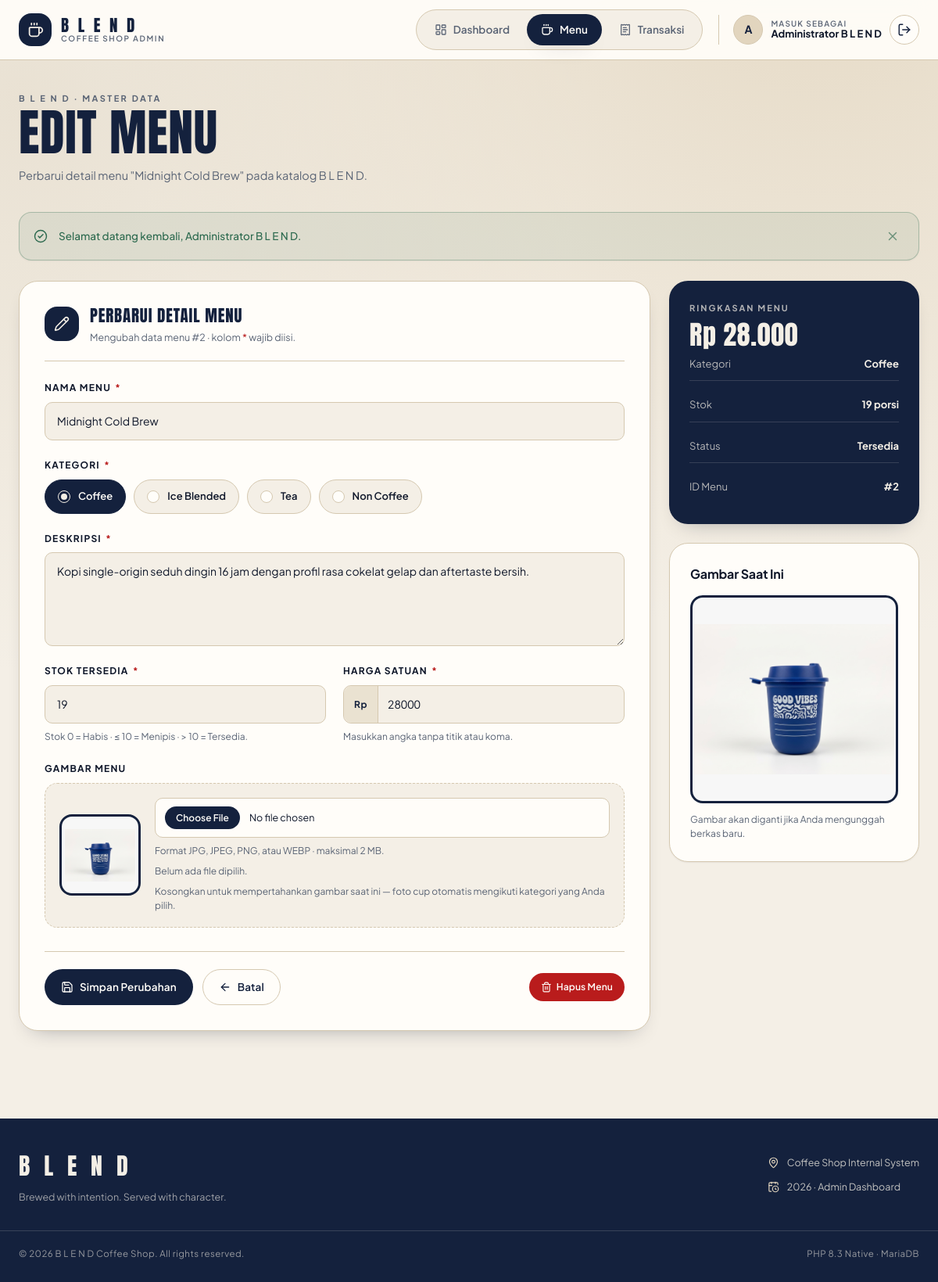
Screenshot of /menu_edit.php?id=2 (signed in) with the database file from the repository.
### tables this page shows
CREATE TABLE `menu` (
  `id_menu` INT NOT NULL AUTO_INCREMENT,
  `nama_menu` VARCHAR(100) NOT NULL,
  `kategori` ENUM('Coffee', 'Ice Blended', 'Tea', 'Non Coffee') NOT NULL,
  `deskripsi` TEXT NOT NULL,
  `stok` INT NOT NULL DEFAULT 0,
  `harga` INT NOT NULL,
  `gambar` VARCHAR(255) NOT NULL DEFAULT 'default.jpg',
  `created_at` TIMESTAMP DEFAULT CURRENT_TIMESTAMP,
  PRIMARY KEY (`id_menu`)
);

### menu_edit.php (the view, shortened to what this page needs)
<?php
require_once __DIR__ . '/config/koneksi.php';
require_once __DIR__ . '/includes/functions.php';
$idMenu = (int) ($_GET['id'] ?? 0);
$sqlAmbil = 'SELECT id_menu, nama_menu, kategori, deskripsi, stok, harga, gambar FROM menu WHERE id_menu = ? LIMIT 1';
$stmtAmbil = mysqli_prepare($koneksi, $sqlAmbil);
mysqli_stmt_bind_param($stmtAmbil, 'i', $idMenu);
mysqli_stmt_execute($stmtAmbil);
$hasilAmbil = mysqli_stmt_get_result($stmtAmbil);
$menu       = $hasilAmbil !== false ? mysqli_fetch_assoc($hasilAmbil) : null;
$nama_menu = (string) $menu['nama_menu'];
$kategori  = (string) $menu['kategori'];
$deskripsi = (string) $menu['deskripsi'];
$stok      = (string) $menu['stok'];
$harga     = (string) $menu['harga'];
$gambarLama = (string) $menu['gambar'];
$errors    = [];
$urlGambarSaatIni = getMenuImageUrl($gambarLama, $kategori);
$isGambarFallback = $urlGambarSaatIni === GAMBAR_DEFAULT;
$isGambarCup      = isCupImageUrl($urlGambarSaatIni);
require_once __DIR__ . '/includes/header.php';
?>
<div class="form-layout">
    <div class="form-card">
        <div class="form-card__head">
            <span class="form-card__icon"><i data-lucide="pencil" aria-hidden="true"></i></span>
            <div>
                <h2 class="form-card__title">Perbarui Detail Menu</h2>
                <p class="form-card__desc">Mengubah data menu #<?= e($idMenu) ?> · kolom <span class="required">*</span> wajib diisi.</p>
            </div>
        </div>
        <form method="post" action="menu_edit.php?id=<?= e($idMenu) ?>" enctype="multipart/form-data" novalidate>
            <div class="form-grid">
                <div class="form-field form-field--full">
                    <label class="form-label" for="nama_menu">Nama Menu <span class="required">*</span></label>
                    <input
                        class="form-control <?= isset($errors['nama_menu']) ? 'is-invalid' : '' ?>"
                        type="text"
                        id="nama_menu"
                        name="nama_menu"
                        value="<?= e($nama_menu) ?>"
                        placeholder="Contoh: Signature Oat Latte"
                        maxlength="100"
                        required
                    >
                </div>
                <div class="form-field form-field--full">
                    <span class="form-label">Kategori <span class="required">*</span></span>
                    <div class="radio-group" role="radiogroup" aria-label="Kategori menu">
                        <?= renderRadioOptions('kategori', KATEGORI_MENU, $kategori, 'kategori') ?>
                    </div>
                </div>
                <div class="form-field form-field--full">
                    <label class="form-label" for="deskripsi">Deskripsi <span class="required">*</span></label>
                    <textarea
                        class="form-textarea <?= isset($errors['deskripsi']) ? 'is-invalid' : '' ?>"
                        id="deskripsi"
                        name="deskripsi"
                        placeholder="Jelaskan karakter rasa, bahan utama, dan penyajian menu ini."
                        rows="4"
                        required
                    ><?= e($deskripsi) ?></textarea>
                </div>
                <div class="form-field">
                    <label class="form-label" for="stok">Stok Tersedia <span class="required">*</span></label>
                    <input
                        class="form-control <?= isset($errors['stok']) ? 'is-invalid' : '' ?>"
                        type="number"
                        id="stok"
                        name="stok"
                        value="<?= e($stok) ?>"
                        min="0"
                        step="1"
                        inputmode="numeric"
                        required
                    >
                    <p class="form-hint">Stok 0 = Habis · &le; 10 = Menipis · &gt; 10 = Tersedia.</p>
                </div>
                <div class="form-field">
                    <label class="form-label" for="harga">Harga Satuan <span class="required">*</span></label>
                    <div class="input-prefix">
                        <span class="input-prefix__label">Rp</span>
                        <input
                            class="form-control <?= isset($errors['harga']) ? 'is-invalid' : '' ?>"
                            type="number"
                            id="harga"
                            name="harga"
                            value="<?= e($harga) ?>"
                            min="0"
                            step="1"
                            inputmode="numeric"
                            required
                        >
                    </div>
                    <p class="form-hint">Masukkan angka tanpa titik atau koma.</p>
                </div>
                <div class="form-field form-field--full">
                    <span class="form-label">Gambar Menu</span>
                    <div
                        class="upload-field"
                        data-upload-field
                        data-cup-images="<?= e(json_encode(KATEGORI_DEFAULT_IMAGE)) ?>"
                    >
                        <div class="upload-preview upload-preview--contain">
                            <img
                                src="<?= e($urlGambarSaatIni) ?>"
                                alt="Pratinjau gambar menu <?= e($nama_menu) ?>"
                                data-upload-preview
                                data-default-src="<?= e($urlGambarSaatIni) ?>"
                            >
                        </div>
                        <div class="upload-input-wrap">
                            <input
                                class="upload-input"
                                type="file"
                                id="gambar"
                                name="gambar"
                                accept=".jpg,.jpeg,.png,.webp"
                                data-upload-input
                            >
                            <p class="form-hint">Format JPG, JPEG, PNG, atau WEBP · maksimal 2 MB.</p>
                            <p class="form-hint" data-upload-filename>Belum ada file dipilih.</p>
                            <p class="form-hint">
                                Kosongkan untuk mempertahankan gambar saat ini &mdash; foto cup otomatis
                                mengikuti kategori yang Anda pilih.
                            </p>
                        </div>
                    </div>
                </div>
            </div>
            <div class="form-actions">
                <button class="btn" type="submit">
                    <i data-lucide="save" aria-hidden="true"></i>
                    Simpan Perubahan
                </button>
                <a class="btn btn--ghost" href="menu.php">
                    <i data-lucide="arrow-left" aria-hidden="true"></i>
                    Batal
                </a>
                <button
                    class="btn btn--danger btn--sm"
                    type="submit"
                    form="form-hapus-menu"
                    data-confirm-delete="Yakin ingin menghapus menu &quot;<?= e($nama_menu) ?>&quot;? Tindakan ini tidak dapat dibatalkan."
                >
                    <i data-lucide="trash-2" aria-hidden="true"></i>
                    Hapus Menu
                </button>
            </div>
        </form>
    </div>
    <aside class="form-aside">
        <div class="summary-card">
            <p class="summary-card__label">Ringkasan Menu</p>
            <p class="summary-card__value"><?= e(formatRupiah((int) $harga)) ?></p>
            <div class="stack-sm mt-lg">
                <div class="summary-card__row">
                    <span>Kategori</span>
                    <strong><?= e($kategori) ?></strong>
                </div>
                <div class="summary-card__row">
                    <span>Stok</span>
                    <strong><?= e($stok) ?> porsi</strong>
                </div>
                <div class="summary-card__row">
                    <span>Status</span>
                    <strong><?= e(getStatusStok((int) $stok)['label']) ?></strong>
                </div>
                <div class="summary-card__row">
                    <span>ID Menu</span>
                    <strong>#<?= e($idMenu) ?></strong>
                </div>
            </div>
        </div>
        <div class="card card--pad mt-lg">
            <p class="card__title">Gambar Saat Ini</p>
            <img
                class="aside-thumb<?= $isGambarCup ? ' aside-thumb--cup' : '' ?>"
                src="<?= e($urlGambarSaatIni) ?>"
                alt="Gambar menu saat ini: <?= e($nama_menu) ?>"
            >
            <p class="form-hint mt-sm">
                <?= $isGambarFallback ? 'Masih memakai ilustrasi default B L E N D.' : 'Gambar akan diganti jika Anda mengunggah berkas baru.' ?>
            </p>
        </div>
    </aside>
</div>
<?php require_once __DIR__ . '/includes/footer.php'; ?>

### rows the page displays
menu: nama_menu "Midnight Cold Brew", deskripsi "Kopi single-origin seduh dingin 16 jam dengan profil rasa cokelat gelap dan aftertaste bersih.", stok "19", harga "28000", gambar+kategori (picture), harga "Rp 28.000", kategori "Coffee", stok "Tersedia"

### other values shown
$item['label'] "Dashboard"
$item['label'] "Menu"
$item['label'] "Transaksi"
mb_strtoupper(mb_substr($namaPengguna, 0, 1)) "A"
$namaPengguna "Administrator B L E N D"
$eyebrowHalaman "B L E N D · MASTER DATA"
$judulHalaman "EDIT MENU"
$deskripsiHalaman "Perbarui detail menu \"Midnight Cold Brew\" pada katalog B L E N D."
$flash['pesan'] "Selamat datang kembali, Administrator B L E N D."
$idMenu "2"
$label "Coffee"
$label "Ice Blended"
$label "Tea"
$label "Non Coffee"
